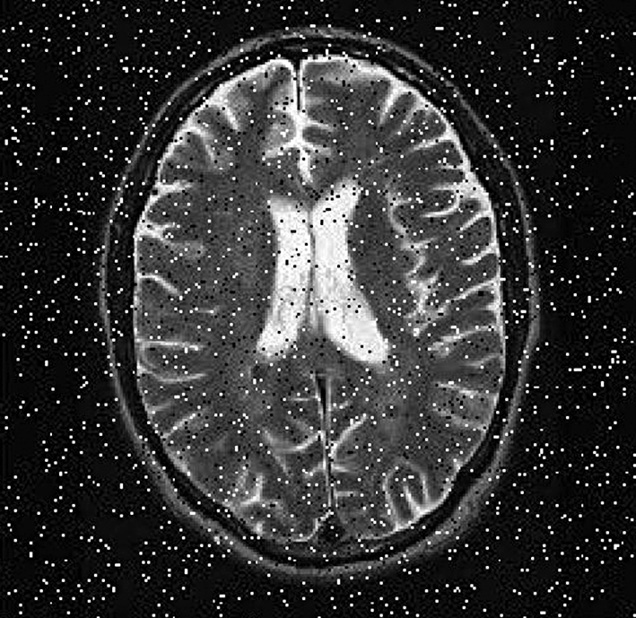
#> input picture basic/images/brain.jpg, 636 x 618 px, found by its file name
$ python noise_gaussian.py
#> lines starting #> are read from the running program, lines starting #| are printed output that depends on the picture
#!/usr/bin/env python3
# -*- coding: utf-8 -*-
"""
Created on Wed Nov 29 14:08:12 2023

@author: mehmetakkan
"""

import cv2
import numpy as np
import matplotlib.pyplot as plt

path = "/Users/mehmetakkan/Desktop/my_work/image_processing/images/brain.jpg"

image = cv2.imread(path)
#> image is the input picture: shape (618, 636, 3); min 0, max 255, mean 52.4

# First Gaussian filter: Kernel size (3.3), standard deviation 0
blur1 = cv2.GaussianBlur(np.array(image), (3,3), 0)

# Second Gaussian filter: Kernel size (5.5), standard deviation 15
blur2 = cv2.GaussianBlur(np.array(image), (5,5), 10)
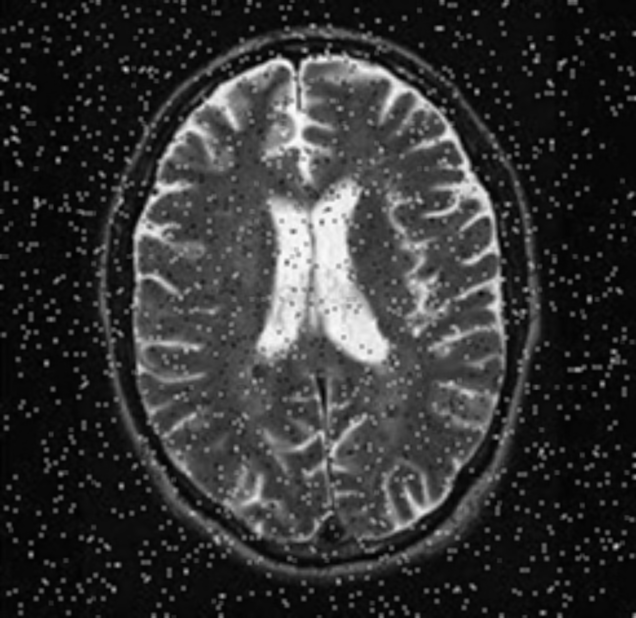
#> blur2: shape (618, 636, 3); min 1, max 252, mean 52.5

# Create a new figure in Matplotlib
plt.Figure(figsize = (15, 12))

# Select the first subgraph in a 1x3 subgraph layout
plt.subplot(131)
# Show original image
plt.imshow(image)
# Set the title of the selected subgraph
plt.title("Original")

# Select the second subgraph in a 1x3 subgraph layout
plt.subplot(132)

# Show the first Gaussian filtered image
plt.imshow(blur1)

# Set the title of the selected subgraph
plt.title("Blur1")

# Select the third subgraph in a 1x3 subgraph layout
plt.subplot(133)

# Show second Gaussian filtered image
plt.imshow(blur2)

# Set the title of the selected subgraph
plt.title("Blur2")

# Show all plots created in Matplotlib
plt.show()
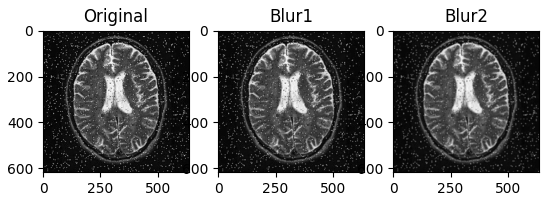
#> figure drawn by matplotlib, 3 panels
